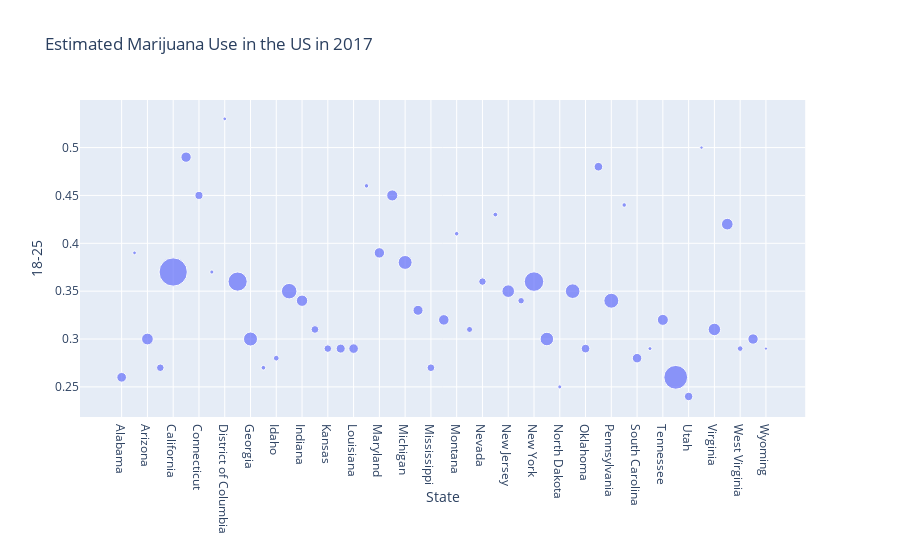

Notebook source saved alongside this figure:
### Code cell
px.scatter(weed_use_df, x='State', y='18-25', size='Population', title="Estimated Marijuana Use in the US in 2017")

### Figure 1 — Plotly figure (JSON) as saved in the notebook; plotly's stock layout.template omitted (floating-point values rounded to 4 significant figures)
{"data": [{"hoverlabel": {"namelength": 0}, "hovertemplate": "State=%{x}<br>18-25=%{y}<br>Population=%{marker.size}", "legendgroup": "", "marker": {"color": "#636efa", "size": [430500, 63500, 637200, 265200, 3697900, 492600, 297600, 78500, 64200, 1698300, 908000, 100400, 150200, 1114500, 593900, 273500, 263400, 377400, 424700, 92500, 500100, 568000, 896700, 463800, 273400, 510800, 95000, 167300, 257000, 104700, 734100, 191500, 1761000, 847500, 75100, 987700, 342600, 343700, 1028600, 94600, 418700, 72000, 560900, 2612700, 325400, 52500, 717900, 628700, 148600, 495600, 48500], "sizemode": "area", "sizeref": 9245.0, "symbol": "circle"}, "mode": "markers", "name": "", "showlegend": false, "type": "scatter", "x": ["Alabama", "Alaska", "Arizona", "Arkansas", "California", "Colorado", "Connecticut", "Delaware", "District of Columbia", "Florida", "Georgia", "Hawaii", "Idaho", "Illinois", "Indiana", "Iowa", "Kansas", "Kentucky", "Louisiana", "Maine", "Maryland", "Massachusetts", "Michigan", "Minnesota", "Mississippi", "Missouri", "Montana", "Nebraska", "Nevada", "New Hampshire", "New Jersey", "New Mexico", "New York", "North Carolina", "North Dakota", "Ohio", "Oklahoma", "Oregon", "Pennsylvania", "Rhode Island", "South Carolina", "South Dakota", "Tennessee", "Texas", "Utah", "Vermont", "Virginia", "Washington", "West Virginia", "Wisconsin", "Wyoming"], "xaxis": "x", "y": [0.26, 0.39, 0.3, 0.27, 0.37, 0.49, 0.45, 0.37, 0.53, 0.36, 0.3, 0.27, 0.28, 0.35, 0.34, 0.31, 0.29, 0.29, 0.29, 0.46, 0.39, 0.45, 0.38, 0.33, 0.27, 0.32, 0.41, 0.31, 0.36, 0.43, 0.35, 0.34, 0.36, 0.3, 0.25, 0.35, 0.29, 0.48, 0.34, 0.44, 0.28, 0.29, 0.32, 0.26, 0.24, 0.5, 0.31, 0.42, 0.29, 0.3, 0.29], "yaxis": "y"}], "layout": {"autosize": true, "legend": {"itemsizing": "constant", "tracegroupgap": 0}, "title": {"text": "Estimated Marijuana Use in the US in 2017"}, "xaxis": {"anchor": "y", "autorange": true, "domain": [0, 0.98], "range": [-3.094, 52.96], "title": {"text": "State"}, "type": "category"}, "yaxis": {"anchor": "x", "autorange": true, "domain": [0, 1], "range": [0.219, 0.5494], "title": {"text": "18-25"}, "type": "linear"}}}
